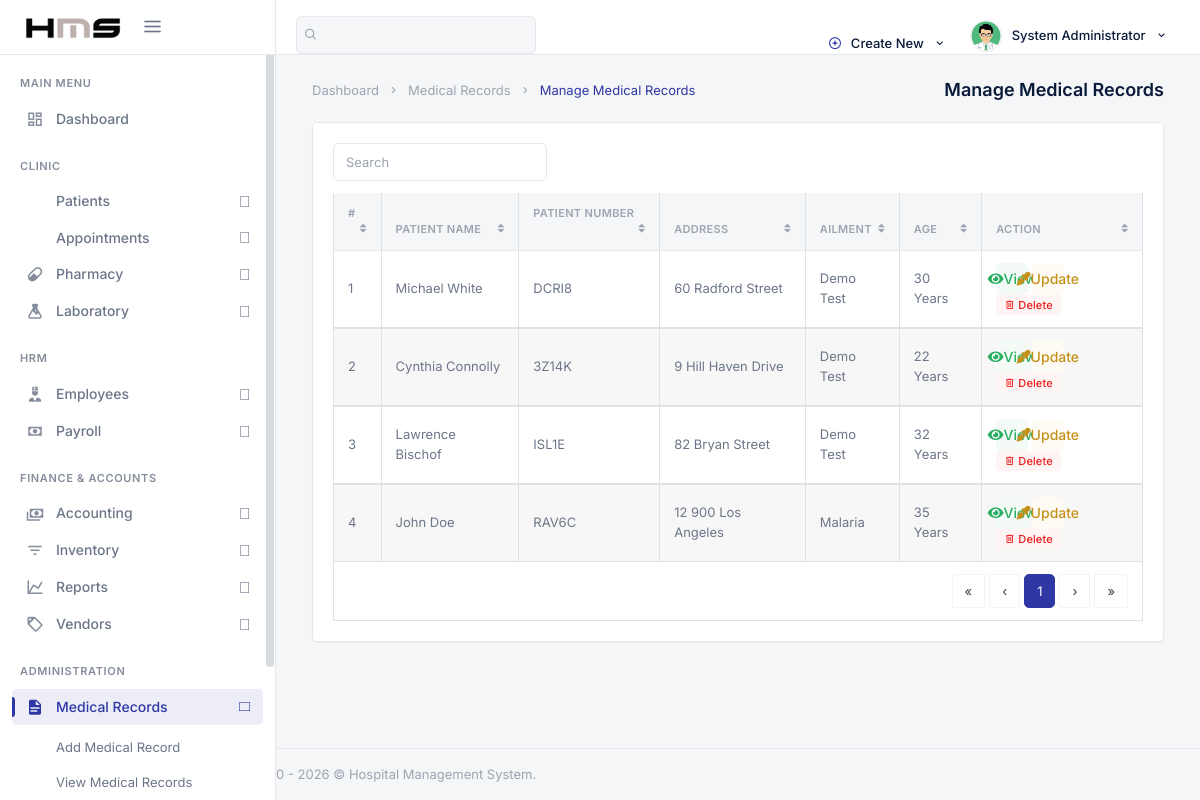
Screenshot of /backend/admin/his_admin_manage_medical_record.php (signed in) with the database file from the repository.
### tables this page shows
CREATE TABLE `his_admin` (
  `ad_id` int(20) NOT NULL,
  `ad_fname` varchar(200) DEFAULT NULL,
  `ad_lname` varchar(200) DEFAULT NULL,
  `ad_email` varchar(200) DEFAULT NULL,
  `ad_pwd` varchar(200) DEFAULT NULL,
  `ad_dpic` varchar(200) DEFAULT NULL
);

CREATE TABLE `his_medical_records` (
  `mdr_id` int(20) NOT NULL,
  `mdr_number` varchar(200) DEFAULT NULL,
  `mdr_pat_name` varchar(200) DEFAULT NULL,
  `mdr_pat_adr` varchar(200) DEFAULT NULL,
  `mdr_pat_age` varchar(200) DEFAULT NULL,
  `mdr_pat_ailment` varchar(200) DEFAULT NULL,
  `mdr_pat_number` varchar(200) DEFAULT NULL,
  `mdr_pat_prescr` longtext,
  `mdr_date_rec` timestamp(4) NOT NULL DEFAULT CURRENT_TIMESTAMP(4) ON UPDATE CURRENT_TIMESTAMP(4)
);

### backend/admin/his_admin_manage_medical_record.php (the view, shortened to what this page needs)
<?php
  include('../config.php');
    include('../security.php');
?>
<!DOCTYPE html>
<html lang="en">
<?php include('assets/inc/head.php');?>
    <body>
        <div id="wrapper">
                <?php include('assets/inc/nav.php');?>
                <?php include("assets/inc/sidebar.php");?>
            <div class="content-page">
                <div class="content">
                    <div class="container-fluid">
                        <div class="row">
                            <div class="col-12">
                                <div class="page-title-box">
                                    <div class="page-title-right">
                                        <ol class="breadcrumb m-0">
                                            <li class="breadcrumb-item"><a href="javascript: void(0);">Dashboard</a></li>
                                            <li class="breadcrumb-item"><a href="javascript: void(0);">Medical Records</a></li>
                                            <li class="breadcrumb-item active">Manage Medical Records</li>
                                        </ol>
                                    </div>
                                    <h4 class="page-title">Manage Medical Records</h4>
                                </div>
                            </div>
                        </div>
                        <div class="row">
                            <div class="col-12">
                                <div class="card-box">
                                    <div class="mb-2">
                                        <div class="row">
                                            <div class="col-12 text-sm-center form-inline" >
                                                <div class="form-group">
                                                    <input id="demo-foo-search" type="text" placeholder="Search" class="form-control form-control-sm" autocomplete="on">
                                                </div>
                                            </div>
                                        </div>
                                    </div>
                                    <div class="table-responsive">
                                        <table id="demo-foo-filtering" class="table table-bordered toggle-circle mb-0" data-page-size="7">
                                            <thead>
                                            <tr>
                                                <th>#</th>
                                                <th data-toggle="true">Patient Name</th>
                                                <th data-hide="phone">Patient Number</th>
                                                <th data-hide="phone">Address</th>
                                                <th data-hide="phone">Ailment</th>
                                                <th data-hide="phone">Age</th>
                                                <th data-hide="phone">Action</th>
                                            </tr>
                                            </thead>
                                            <?php
                                                $ret="SELECT * FROM  his_medical_records ORDER BY RAND() ";
                                                $stmt= $mysqli->prepare($ret) ;
                                                $stmt->execute() ;
                                                $res=$stmt->get_result();
                                                $cnt=1;
                                                while($row=$res->fetch_object())
                                                {
                                            ?>
                                                <tbody>
                                                <tr>
                                                    <td><?php echo escape_output($cnt); ?></td>
                                                    <td><?php echo escape_output($row->mdr_pat_name); ?></td>
                                                    <td><?php echo escape_output($row->mdr_pat_number); ?></td>
                                                    <td><?php echo escape_output($row->mdr_pat_adr); ?></td>
                                                    <td><?php echo escape_output($row->mdr_pat_ailment); ?></td>
                                                    <td><?php echo escape_output($row->mdr_pat_age); ?> Years</td>
                                                    <td>
                                                        <a href="his_admin_view_single_medical_record.php?mdr_id=<?php echo escape_output($row->mdr_id); ?>&&mdr_number=<?php echo escape_output($row->mdr_number); ?>" class="badge badge-success"><i class="fas fa-eye"></i> View</a>
                                                        <a href="his_admin_upate_single_medical_record.php?mdr_number=<?php echo escape_output($row->mdr_number); ?>" class="badge badge-warning"><i class="fas fa-eye-dropper "></i> Update</a>
                                                        <?php echo render_delete_button('delete_mdr_number', $row->mdr_number); ?>
                                                    </td>
                                                </tr>
                                                </tbody>
                                            <?php  $cnt = $cnt +1 ; }?>
                                            <tfoot>
                                            <tr class="active">
                                                <td colspan="8">
                                                    <div class="text-right">
                                                        <ul class="pagination pagination-rounded justify-content-end footable-pagination m-t-10 mb-0"></ul>
                                                    </div>
                                                </td>
                                            </tr>
                                            </tfoot>
                                        </table>
                                    </div>
                                </div>
                            </div>
                        </div>
                    </div>
                </div>
                 <?php include('assets/inc/footer.php');?>
            </div>
        </div>
    </body>
</html>

### backend/admin/assets/inc/nav.php (shortened to what this page needs)
<?php
    $aid=$_SESSION['ad_id'];
    $ret="select * from his_admin where ad_id=?";
    $stmt= $mysqli->prepare($ret);
    $stmt->bind_param('i',$aid);
    $stmt->execute();
    $res=$stmt->get_result();
    while($row=$res->fetch_object())
    {
?>
    <div class="navbar-custom">
        <ul class="list-unstyled topnav-menu topnav-menu-left m-0">
            <li class="d-none d-lg-block">
                <form class="app-search" autocomplete="off">
                    <div class="app-search-box">
                        <button class="btn" type="button"><i class="fe-search"></i></button>
                        <input type="text" class="form-control" placeholder="Search patients, employees, records…">
                    </div>
                </form>
            </li>
        </ul>
        <div class="logo-box bg-black">
            <a href="his_admin_dashboard.php" class="logo text-center">
                <span class="logo-lg">
                    <img src="assets/images/logo-dark.png" alt="HMS" height="22">
                </span>
            </a>
            <button class="button-menu-mobile">
                <i class="fe-menu"></i>
            </button>
        </div>
        <ul class="list-unstyled topnav-menu float-right mb-0">
            <li class="dropdown notification-list d-none d-lg-block">
                <a class="nav-link dropdown-toggle waves-effect waves-light" data-toggle="dropdown" href="#" role="button" aria-haspopup="false" aria-expanded="false">
                    <i class="fe-plus-circle mr-1" style="color: var(--hms-primary);"></i>
                    Create New
                    <i class="mdi mdi-chevron-down ml-1"></i>
                </a>
            </li>
            <li class="dropdown notification-list">
                <a class="nav-link dropdown-toggle nav-user mr-0 waves-effect waves-light" data-toggle="dropdown" href="#" role="button" aria-haspopup="false" aria-expanded="false">
                    <img src="assets/images/users/<?php echo escape_output($row->ad_dpic); ?>" alt="User" class="rounded-circle">
                    <span class="pro-user-name ml-1 d-none d-lg-inline">
                        <?php echo escape_output($row->ad_fname); ?> <?php echo escape_output($row->ad_lname); ?>
                        <i class="mdi mdi-chevron-down ml-1"></i>
                    </span>
                </a>
            </li>
        </ul>
    </div>
<?php }?>

### backend/security.php (shortened to what this page needs)
<?php
function escape_output($string) {
    return htmlspecialchars((string) $string, ENT_QUOTES, 'UTF-8');
}
function generate_csrf_token() {
    return $_SESSION['csrf_token'];
}
function render_delete_button($post_key, $id_value, $confirm_message = 'Delete this record?') {
    $token = escape_output(generate_csrf_token());
    $id = escape_output((string) $id_value);
    $key = escape_output($post_key);
    $confirm = escape_output($confirm_message);
    return '<form method="post" class="d-inline" onsubmit="return confirm(\'' . $confirm . '\');">'
        . '<input type="hidden" name="csrf_token" value="' . $token . '">'
        . '<input type="hidden" name="' . $key . '" value="' . $id . '">'
        . '<button type="submit" class="badge badge-danger border-0"><i class="mdi mdi-trash-can-outline"></i> Delete</button>'
        . '</form>';
}

### rows the page displays
his_admin: ad_dpic (picture), ad_fname "System", ad_lname "Administrator"
his_medical_records: mdr_pat_name "Michael White", mdr_pat_number "DCRI8", mdr_pat_adr "60 Radford Street", mdr_pat_ailment "Demo Test", mdr_pat_age "30"
his_medical_records: cnt "2", mdr_pat_name "Cynthia Connolly", mdr_pat_number "3Z14K", mdr_pat_adr "9 Hill Haven Drive", mdr_pat_ailment "Demo Test", mdr_pat_age "22"
his_medical_records: cnt "3", mdr_pat_name "Lawrence Bischof", mdr_pat_number "ISL1E", mdr_pat_adr "82 Bryan Street", mdr_pat_ailment "Demo Test", mdr_pat_age "32"
his_medical_records: cnt "4", mdr_pat_name "John Doe", mdr_pat_number "RAV6C", mdr_pat_adr "12 900 Los Angeles", mdr_pat_ailment "Malaria", mdr_pat_age "35"
